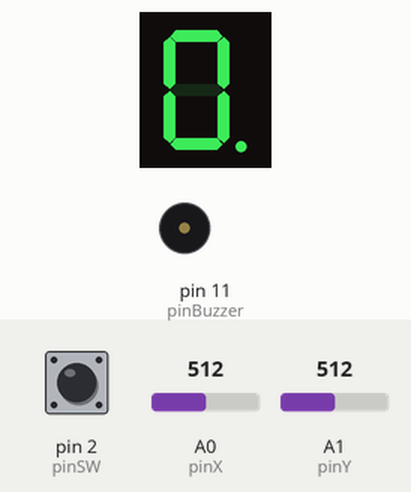
Simulated run of this sketch. Board: Arduino Uno, built with avr-gcc and run on an emulated ATmega328P. Parts: 1-digit seven-segment display, buzzer (waves = sounding). Wiring (inferred from the names in the program): 1-digit 7-segment display, segments lit when LOW: segments pin 10, pin 9, pin 8, pin 7, pin 6, pin 5, pin 4, pin 12. The inputs (shaded band) are chosen by the test bench; at power-on: pin 2 (pinSW) HIGH, A0 (pinX) = 512, A1 (pinY) = 512. The segment pins are drawn as the display they are named for.

Above: at 1.2 s.
1.3 s: pin 2 (pinSW) pulled LOW for 0.15 s
At 1.62 s:
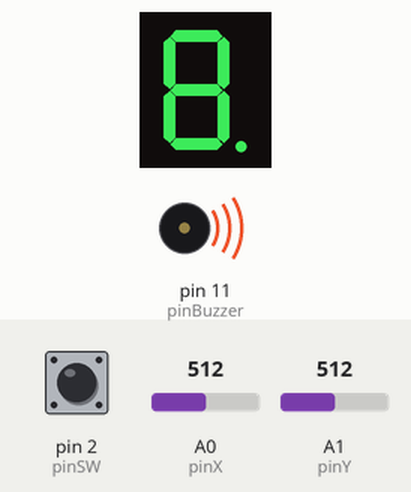
2.0 s: A0 (pinX) set to 190
At 2.25 s:
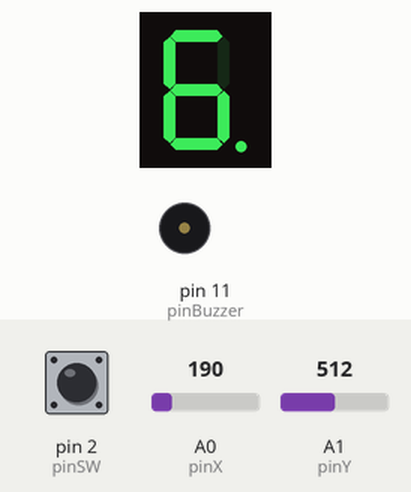
3.5 s: A1 (pinY) set to 788
5.0 s: A1 (pinY) set to 819
At 5.4 s:
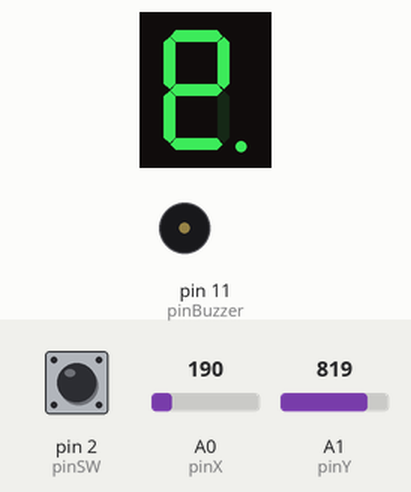
8.0 s: A1 (pinY) set to 190
At 8.25 s:
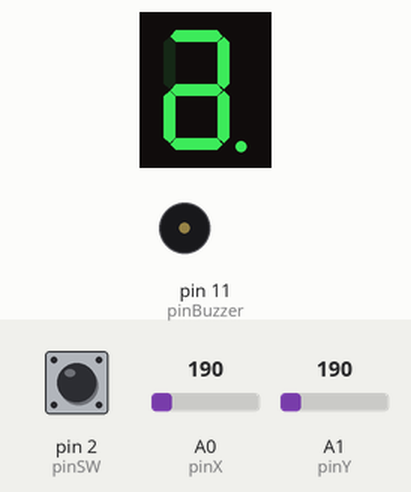
11.0 s: pin 2 (pinSW) pulled LOW for 1 s
At 11.75 s:
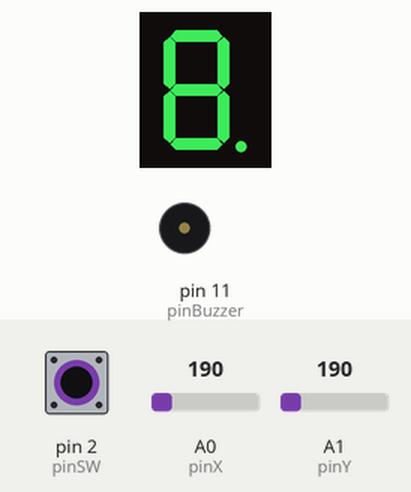
Timing chart, 0 to 14.0 s (numbered marks = the images above; inputs shaded):
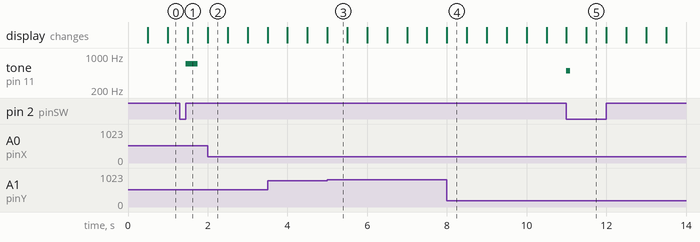

The sketch:

Homework3.ino
```cpp
// Pin variables
const int pinA = 12;
const int pinB = 10;
const int pinC = 9;
const int pinD = 8;
const int pinE = 7;
const int pinF = 6;
const int pinG = 5;
const int pinDP = 4;
const int pinBuzzer = 11;

// Buzzer variables
const int freq = 500;
const int buzzDuration = 100;
const int resetFreq = 700;
const int resetBuzzDuration = 300;

// Joystick variables
const int pinSW = 2;
const int pinX = A0;
const int pinY = A1;
int xValue = 0;
int yValue = 0;
int prevXValue = 0;
int prevYValue = 0;
const int maxValue = 800;  //values for defining movement interval regarding the joystick
const int minValue = 200;

// Button related variables
unsigned long buttonPressStartTime = 0;
bool buttonState = false;
const unsigned long blinkInterval = 500;

// Debounce variables
volatile unsigned long interruptTime = 0;
volatile unsigned long lastInterruptTime = 0;
volatile byte lastButtonRead = LOW;
volatile byte buttonRead = LOW;
const unsigned long debounceDelay = 200;
const unsigned long longDelay = 1000;

// Segment variables
const int segSize = 8;
int currentSegment = 7;
int segments[segSize] = { pinA, pinB, pinC, pinD, pinE, pinF, pinG, pinDP };
bool segmentsState[segSize] = { false };

// Movement variables
int RIGHT = 0;
int LEFT = 1;
int DOWN = 2;
int UP = 3;
const int movements = 4;
int movementMapping[segSize][movements] = {
  { 0, 6, 5, 1 },  // a = 0
  { 0, 6, 5, 1 },  // b = 1
  { 6, 3, 4, 7 },  // c = 2
  { 6, 3, 4, 2 },  // d = 3
  { 6, 3, 4, 2 },  // e = 4
  { 0, 6, 5, 1 },  // f = 5
  { 0, 3, 6, 6 },  // g = 6
  { 7, 7, 2, 7 }   // dp= 7
};


void setup() {
  for (int i = 0; i < segSize; i++) {
    pinMode(segments[i], OUTPUT);
  }
  pinMode(pinBuzzer, OUTPUT);
  pinMode(pinSW, INPUT_PULLUP);
  attachInterrupt(digitalPinToInterrupt(pinSW), handleInterrupt, CHANGE);
}

void loop() {
  handleMovement();
  updateDisplay();
  blink();
}

void handleMovement() {  // this function checks for joystick movement and fits the reading into one movement (right, left, down, up)
  xValue = analogRead(pinX);
  yValue = analogRead(pinY);

  if (xValue > maxValue && prevXValue <= maxValue) {
    currentSegment = moveSegment(currentSegment, RIGHT);
  }
  if (xValue < minValue && prevXValue >= minValue) {
    currentSegment = moveSegment(currentSegment, LEFT);
  }

  if (yValue > maxValue && prevYValue <= maxValue) {
    currentSegment = moveSegment(currentSegment, DOWN);
  }

  if (yValue < minValue && prevYValue >= minValue) {
    currentSegment = moveSegment(currentSegment, UP);
  }

  prevXValue = xValue;
  prevYValue = yValue;
}

int moveSegment(int currentSegment, int direction) {  // this function moves the current segment based on the possible movements available
  int newSegment = currentSegment;

  if (direction == UP) {
    newSegment = movementMapping[currentSegment][0];
  } else if (direction == DOWN) {
    newSegment = movementMapping[currentSegment][1];
  } else if (direction == LEFT) {
    newSegment = movementMapping[currentSegment][2];
  } else if (direction == RIGHT) {
    newSegment = movementMapping[currentSegment][3];
  }

  return newSegment;
}


void handleInterrupt() {  //interrupt function with debounce implementation
  buttonRead = digitalRead(pinSW);
  if (buttonRead != lastButtonRead) {
    interruptTime = micros();
  }
  if (interruptTime - lastInterruptTime > debounceDelay * 1000) {
    if (buttonState != buttonRead) {
      buttonState = buttonRead;
    }
    if (buttonState == LOW) {
      toggleSegment(currentSegment);
    } else if (buttonState == HIGH && (interruptTime - lastInterruptTime > longDelay * 1000)) {
      resetDisplay();
    }
  }
  lastInterruptTime = interruptTime;
  lastButtonRead = buttonRead;
}


void blink() {
  if (millis() % longDelay < blinkInterval) {
    digitalWrite(segments[currentSegment], HIGH);
  } else {
    digitalWrite(segments[currentSegment], LOW);
  }
}

void toggleSegment(int segment) {
  tone(pinBuzzer,freq, buzzDuration);
  segmentsState[segment] = !segmentsState[segment];
}

void resetDisplay() {
  tone(pinBuzzer, resetFreq, resetBuzzDuration);
  for (int i = 0; i < segSize; i++) {
    segmentsState[i] = false;
  }
  currentSegment = 7;
}

void updateDisplay() {
  for (int i = 0; i < segSize; i++) {
    if (i != currentSegment) {
      digitalWrite(segments[i], segmentsState[i]);
    }
  }
}
```

Measured:
- the behaviour switches between 800 and 801 on A1 (pinY) (found by bisection; images 2 and 3)
- after the input at 1.3 s, tone on pin 11 (pinBuzzer): silent → 700 Hz after 0.15 s, → silent 0.30 s later
- after the input at 2.0 s, the display: changes at once (image 2)
- after the input at 5.0 s, the display: changes at once (image 3)
- after the input at 8.0 s, the display: changes at once (image 4)
- after the input at 11.0 s, tone on pin 11 (pinBuzzer): silent → 500 Hz at once, → silent 0.10 s later
- what the display in image 2 shows lasts 0.5 s, from 2.0 s to 2.5 s
